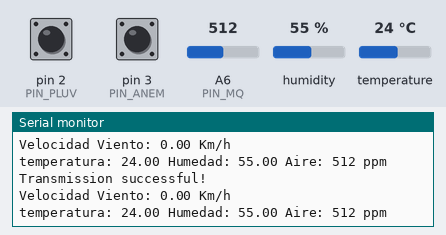
Bench run of a sketch on a simulated Arduino Nano, built with avr-gcc and run on an emulated ATmega328P. On the bench: the last lines printed to the serial monitor. The test bench sets the inputs (shaded band); at power-on: pin 2 (PIN_PLUV) HIGH, humidity 55 %, A6 (PIN_MQ) = 512, pin 3 (PIN_ANEM) HIGH, temperature 24 °C. No radio packets arrive unless stated.

Above: at 1.8 s.
1.9 s: pin 2 (PIN_PLUV) pulled LOW for 1.25 s
At 2.7 s:
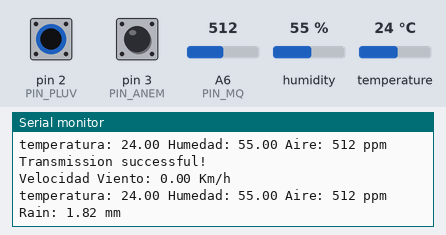
4.6 s: humidity set to 22 %
At 5.9 s:
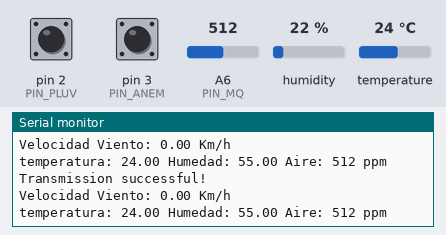
6.1 s: A6 (PIN_MQ) set to 716
At 7.5 s:
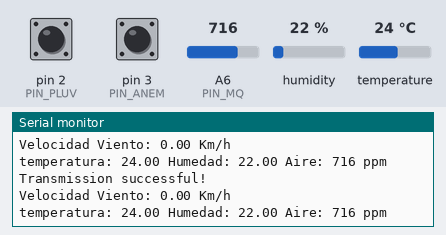
7.6 s: pin 3 (PIN_ANEM) pulled LOW for 1.25 s
10.3 s: temperature set to 12 °C
11.8 s: A6 (PIN_MQ) set to 900
At 12.7 s:
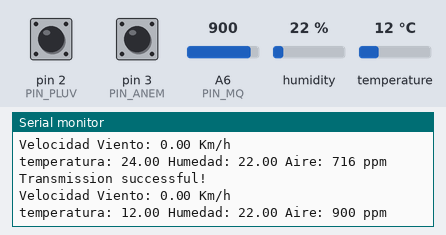
Timing chart, 0 to 14.3 s (numbered marks = the images above; inputs shaded):
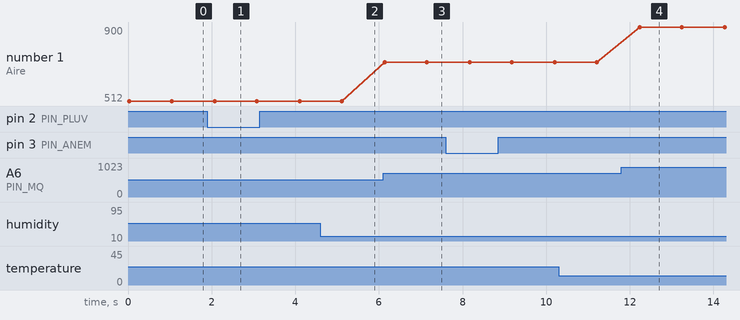

The sketch:

TX-WeatherStation.ino
```cpp
//=========================================

//Code for field weather station.

//Responsible for take data from enviroment and transmit through RF module (TX)

//It's mplement on Arduino NANO board

//=========================================

#include <SPI.h>

#include <RF24.h>

#include <DHT.h>

//-----Sensor Pin-----//

#define PIN_ANEM 3

#define PIN_PLUV 2

#define PIN_DHT 5

#define PIN_MQ 6

//----RF Pines-------//

#define CE_PIN 9

#define CSN_PIN 10

//=========================================

//-----RF Configuration-------//

RF24 radio(CE_PIN, CSN_PIN); // CE, CSN

const byte address[6] = "00001";

//=========================================

//-----Variables for Rain Gauge----//

const int timeThreshold = 170;

float amountRain = 0, counter = 0; // Cantidad de Agua por cada tick -> 1.818

unsigned long timePluv = 0;

int tick = 0;

//=========================================

//-----Variables for Wind Speed----//

volatile int encoderPulse = 0;

unsigned long timeWind = 0;

byte resolution = 20;

const float wheelDiameter = 0.24; //24cm, diametro de la aspa

unsigned int RPM = 0;

float windSpeed = 0.0, w = 0.0;

//=========================================

//------Variables for DHT Humidity/Temperature

float temperature = 0.0, humidity = 0.0;

DHT dht(PIN_DHT, DHT11);

//=========================================

//------Variables for Air Quality-----//

int mqRead = 0;

//=========================================

//-----Struct for data trasfer----// Air, Humidity, Temperature, Sound, Rain, WindSpeed

struct Data_Package{

  int air = 0;

  float hum = 0.0;

  float rain = 0.0;

  float temp = 0.0;

  float wind = 0.0;

};

Data_Package data;

//Setup

void setup() {

  Serial.begin(115200);

  PinSetup();

  setupRF();

  dht.begin();

}


void loop() {

  WindSpeed();

  dhtMeasurement();

  airMeasurement();

  txData();

  //-----Debug Data-------//

  Serial.print("Velocidad Viento: "); Serial.print(data.wind); Serial.println(" Km/h");

  Serial.print("temperatura: "); Serial.print(data.temp); Serial.print(" Humedad: "); Serial.print(data.hum);

  Serial.print(" Aire: "); Serial.print(data.air, DEC); Serial.println(" ppm");

  if(counter != data.rain){

    Serial.print("Rain: "); Serial.print(data.rain); Serial.println(" mm");

    counter = data.rain;

  }

  delay(1000);

}

//---------------------------------------------------------------------------------//

//  PINES SETUP                                                                    //

//---------------------------------------------------------------------------------//

void PinSetup(){

  //Pins Define

  pinMode(PIN_ANEM,INPUT_PULLUP);

  pinMode(PIN_PLUV,INPUT_PULLUP);

  //Attach Interrupts

  attachInterrupt(digitalPinToInterrupt(PIN_ANEM), InterruptANEM, FALLING);

  attachInterrupt(digitalPinToInterrupt(PIN_PLUV), InterruptPLUV, FALLING);

  //Other oines

  pinMode(PIN_DHT, INPUT);

  pinMode(PIN_MQ, INPUT);

}

//---------------------------------------------------------------------------------//

// WIND SPEED CALCULATE                                                            //

//---------------------------------------------------------------------------------//

void WindSpeed(){

  if(millis() - timeWind >= 1000){

    detachInterrupt(PIN_ANEM);

    RPM = (encoderPulse * (60/resolution));

    w=((RPM*6.2832)/60);

    windSpeed = w * wheelDiameter * 3.6; //1m/s = 3.6Km/h

    data.wind = windSpeed;

    encoderPulse = 0;

    timeWind = millis();

    attachInterrupt(digitalPinToInterrupt(PIN_ANEM), InterruptANEM, FALLING);

  }

}

//---------------------------------------------------------------------------------//

// DHT HUMIDITY/TEMPERATURE                                                        //

//---------------------------------------------------------------------------------//

void dhtMeasurement(){

  temperature = dht.readTemperature(); data.temp = temperature;

  humidity = dht.readHumidity(); data.hum = humidity;

}

//---------------------------------------------------------------------------------//

// Air Polution / Air Quality                                                      //

//---------------------------------------------------------------------------------//

void airMeasurement(){

  mqRead = analogRead(PIN_MQ); data.air = mqRead;

}

//---------------------------------------------------------------------------------//

// INTERRUPTS                                                                      //

//---------------------------------------------------------------------------------//

void InterruptANEM(){

  encoderPulse++;

}

void InterruptPLUV(){

  if (millis() - timePluv > timeThreshold)

{

    tick++;

    amountRain = tick * 1.818; data.rain = amountRain;

timePluv = millis();

}

}


//---------------------------------------------------------------------------------//

// SETUP AND DATA TRANSFER MODULE RF                                               //

//---------------------------------------------------------------------------------//

void setupRF(){

  radio.begin();

  radio.openWritingPipe(address);

  radio.setPALevel(RF24_PA_MIN);

  radio.stopListening();

}


void txData(){

  bool report = radio.write(&data, sizeof(Data_Package));

  if(report){

    Serial.println(F("Transmission successful! "));

  } else{

    Serial.println(F("Transmission Failed! or time out"));

  }

}
```

Measured:
- after the input at 1.9 s, the serial monitor: prints a new line after 0.17 s (image 1)
- after the input at 6.1 s, the serial monitor: prints a new line at once (image 3)
- after the input at 11.8 s, the serial monitor: prints a new line after 0.44 s (image 4)
- plotted number 1: 512 → 716 after the input at 6.1 s, 716 → 900 after the input at 11.8 s
